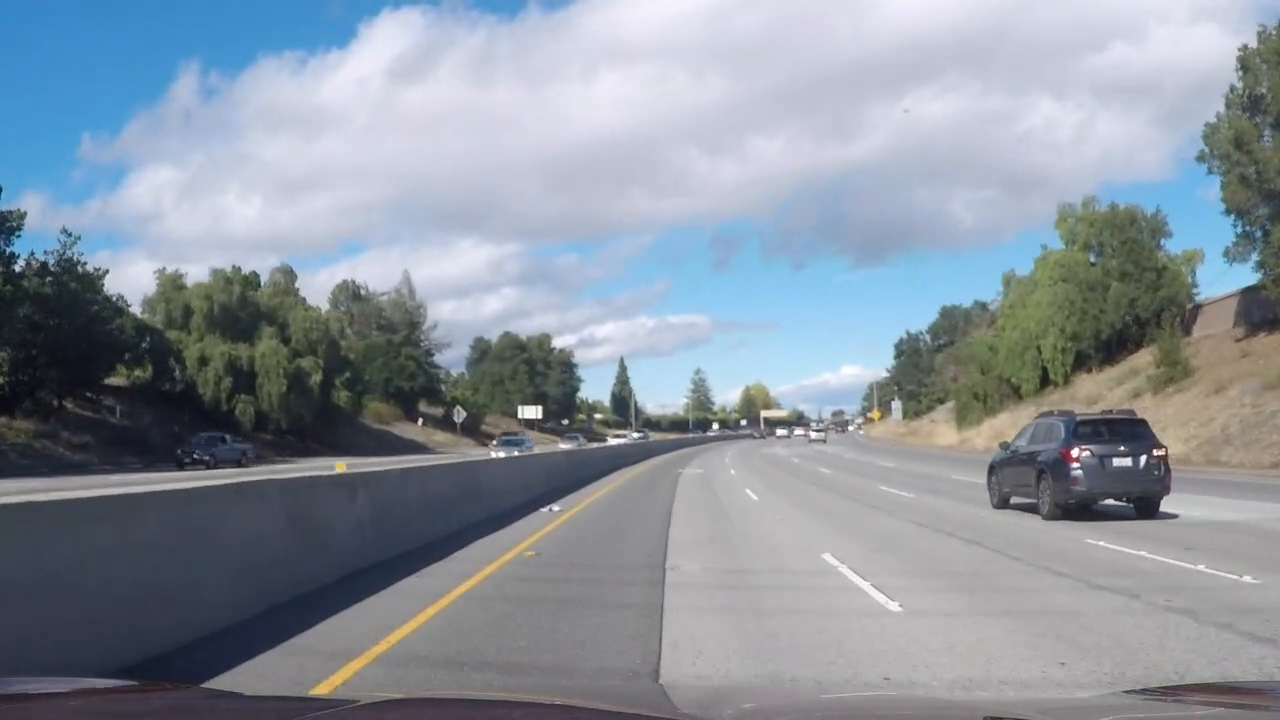
#> input picture test_images/test15.jpg, 1280 x 720 px
$ jupyter execute --allow-errors 'Interactive Sobel.ipynb'   (shell and % lines are left out)   (older library calls are emulated)
#> lines starting #> are read from the running program, lines starting #| are printed output that depends on the picture; after the words box and inside, x2 and y2 are one past the last pixel; in counts of white or black regions, pixels touching at a corner belong together
#> the sliders are set to lower = 0, upper = 1.5707963267948966
[cell 1]
import numpy as np
import matplotlib.pyplot as plt
from scipy.misc import imread, imresize
import cv2

from ipywidgets import widgets, interactive, FloatSlider, IntSlider

[cell 2]
def abs_sobel_thresh(img_ch, orient='x', sobel_kernel=3, thresh=(0., 1.)):
    if orient == 'x':
        axis = (1, 0)
    elif orient == 'y':
        axis = (0, 1)
    else:
        raise ValueError('orient has to be "x" or "y" not "%s"' % orient)

    sobel = cv2.Sobel(img_ch, cv2.CV_64F, *axis, ksize=sobel_kernel)
    abs_s = np.absolute(sobel)

    binary_output = np.zeros(abs_s.shape)
    binary_output[(abs_s >= thresh[0]) & (abs_s <= thresh[1])] = 1

    return abs_s


def gradient_magnitude_thresh(sobel_x, sobel_y):
    abs_grad_mag = np.sqrt(sobel_x ** 2 + sobel_y ** 2)
    return abs_grad_mag


def gradient_direction_thresh(sobel_x, sobel_y, thresh=(0, np.pi / 2)):
    with np.errstate(divide='ignore', invalid='ignore'):
        abs_grad_dir = np.absolute(np.arctan(sobel_y / sobel_x))
        max_val = np.nanmax(abs_grad_dir)
        abs_grad_dir[np.isnan(abs_grad_dir)] = max_val
        dir_binary = np.zeros(abs_grad_dir.shape)
        abs_grad_dir = abs_grad_dir / max_val
        dir_binary[(abs_grad_dir >= thresh[0]) & (abs_grad_dir <= thresh[1])] = 1

    return abs_grad_dir

#> (a cell that did not finish here is left out)

#> (a cell that did not finish here is left out)

#> (a cell that did not finish here is left out)

[cell 6]
def thresh(lower, upper):
#> the sliders are set to lower = 0, upper = 1.5707963267948966, r = False, g = False, b = False, y = False, u = True, v = True, h = False, l = False, s = True
    gray = np.mean(img, 2)
    x = abs_sobel_thresh(gray, orient='x')
    y = abs_sobel_thresh(gray, orient='y')
    dir = gradient_direction_thresh(x, y)
    dir_binary = np.zeros(gray.shape)
    dir_binary[(dir >= lower) & (dir <= upper)] = 1
    plt.imshow(dir_binary, cmap='gray')

#> (a cell that did not finish here is left out)

[cell 8]
def dir_thresh(lower, upper, r, g, b, y, u, v, h, l, s):
#> the sliders are set to lower = 0, upper = 1, lower_dir = 0, upper_dir = 1.5707963267948966, r = False, g = False, b = False, y = False, u = True, v = True, h = False, l = False, s = True
    yuv = cv2.cvtColor(img, cv2.COLOR_RGB2YUV)
    yuv = 255-yuv
    hls = cv2.cvtColor(img, cv2.COLOR_RGB2HLS)

    nb_ch = sum([r, g, b, y, u, v, h, l, s])
    ch = np.zeros((*img.shape[:-1], nb_ch))
    i = 0
    if r:
        ch[:,:,i] = img[:,:,0]
        i += 1
    if g:
        ch[:,:,i] = img[:,:,1]
        i += 1
    if b:
        ch[:,:,i] = img[:,:,2]
        i += 1

    if y:
        ch[:,:,i] = yuv[:,:,0]
        i += 1
    if u:
        ch[:,:,i] = yuv[:,:,1]
        i += 1
    if v:
        ch[:,:,i] = yuv[:,:,2]
        i += 1

    if h:
        ch[:,:,i] = hls[:,:,0]
        i += 1
    if l:
        ch[:,:,i] = hls[:,:,1]
        i += 1
    if s:
        ch[:,:,i] = hls[:,:,2]
        i += 1


    gray = np.mean(ch, 2)
    x = abs_sobel_thresh(gray, orient='x')
    y = abs_sobel_thresh(gray, orient='y')
    dir = gradient_direction_thresh(x, y)
    dir_binary = np.zeros(gray.shape)
    dir_binary[(dir >= lower) & (dir <= upper)] = 1
    plt.imshow(dir_binary, cmap='gray')

#> (a cell that did not finish here is left out)

[cell 10]
def mag_thresh(lower, upper, lower_dir, upper_dir, r, g, b, y, u, v, h, l, s):
#> the sliders are set to lower = 0, upper = 1, lower_dir = 0, upper_dir = 1.5707963267948966, r = False, g = False, b = False, y = False, u = True, v = True, h = False, l = False, s = True
    yuv = cv2.cvtColor(img, cv2.COLOR_RGB2YUV)
    yuv = 255-yuv
    hls = cv2.cvtColor(img, cv2.COLOR_RGB2HLS)

    nb_ch = sum([r, g, b, y, u, v, h, l, s])
    ch = np.zeros((*img.shape[:-1], nb_ch))
    i = 0
    if r:
        ch[:,:,i] = img[:,:,0]
        i += 1
    if g:
        ch[:,:,i] = img[:,:,1]
        i += 1
    if b:
        ch[:,:,i] = img[:,:,2]
        i += 1

    if y:
        ch[:,:,i] = yuv[:,:,0]
        i += 1
    if u:
        ch[:,:,i] = yuv[:,:,1]
        i += 1
    if v:
        ch[:,:,i] = yuv[:,:,2]
        i += 1

    if h:
        ch[:,:,i] = hls[:,:,0]
        i += 1
    if l:
        ch[:,:,i] = hls[:,:,1]
        i += 1
    if s:
        ch[:,:,i] = hls[:,:,2]
        i += 1


    gray = np.mean(ch, 2).astype(np.float32)/255
    x = abs_sobel_thresh(gray, orient='x')
    y = abs_sobel_thresh(gray, orient='y')
    mag = gradient_magnitude_thresh(x, y)
    dir = gradient_direction_thresh(x, y)
    #mag = mag/mag.max()

    binary = np.zeros(mag.shape)
    binary[(mag >= lower) & (mag <= upper) & (dir >= lower_dir) & (dir <= upper_dir)] = 1
    plt.imshow(binary, cmap='gray')

#> (a cell that did not finish here is left out)

#> (a cell that did not finish here is left out)

#> the sliders are set to x = True, lower = 0, upper = 1, r = False, g = False, b = False, y = False, u = True, v = True, h = False, l = False, s = True

[cell 13]
def sobel_thresh(lower, upper, x, r, g, b, y, u, v, h, l, s):
    yuv = cv2.cvtColor(img, cv2.COLOR_RGB2YUV)
    yuv = 255-yuv
    hls = cv2.cvtColor(img, cv2.COLOR_RGB2HLS)

    nb_ch = sum([r, g, b, y, u, v, h, l, s])
    ch = np.zeros((*img.shape[:-1], nb_ch))
    i = 0
    if r:
        ch[:,:,i] = img[:,:,0]
        i += 1
    if g:
        ch[:,:,i] = img[:,:,1]
        i += 1
    if b:
        ch[:,:,i] = img[:,:,2]
        i += 1

    if y:
        ch[:,:,i] = yuv[:,:,0]
        i += 1
    if u:
        ch[:,:,i] = yuv[:,:,1]
        i += 1
    if v:
        ch[:,:,i] = yuv[:,:,2]
        i += 1

    if h:
        ch[:,:,i] = hls[:,:,0]
        i += 1
    if l:
        ch[:,:,i] = hls[:,:,1]
        i += 1
    if s:
        ch[:,:,i] = hls[:,:,2]
        i += 1


    gray = np.mean(ch, 2).astype(np.float32)/255
    if x:
        orient='x'
    else:
        orient='y'
    s = abs_sobel_thresh(gray, orient=orient)
    #s = s/s.max()

    #s_binary = np.zeros(s.shape)
    s[(s < lower) | (s > upper)] = 0
    plt.imshow(s, cmap='gray')

#> (a cell that did not finish here is left out)

#> (a cell that did not finish here is left out)

[cell 16]
def extract_white(t1, t2, t3, yuv, hls):
    mask = np.copy(img)
    if yuv:
        mask = cv2.cvtColor(mask, cv2.COLOR_RGB2YUV)
        mask = 255-mask

    if hls:
        mask = cv2.cvtColor(mask, cv2.COLOR_RGB2HLS)
    mask = cv2.inRange(img, (t1, t2, t3), (255, 255, 255))

    plt.imshow(mask, cmap='gray')

[cell 17]
img = imread('test_images/test15.jpg')
#> img is the input picture: shape (720, 1280, 3); mean R, G, B 138.1, 147.6, 158.3
#img = (0.299*img[:,:,0] + 0.587*img[:,:,1] + 0.114*img[:,:,2])
img = img[400:,:]
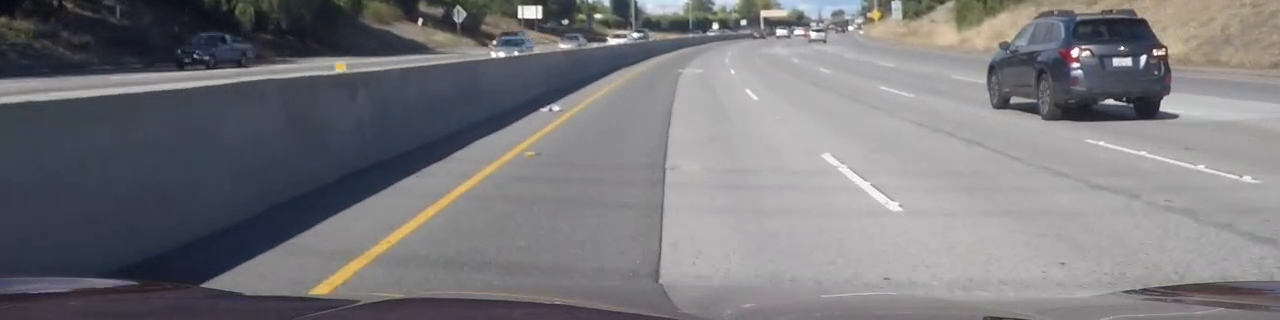
#> img: shape (320, 1280, 3); mean R, G, B 120.6, 120.3, 124
p = int(np.percentile(img, 99.9)-30)
#> p = 214
mask = cv2.inRange(img, (p, 1, 1), (255, 255, 255))
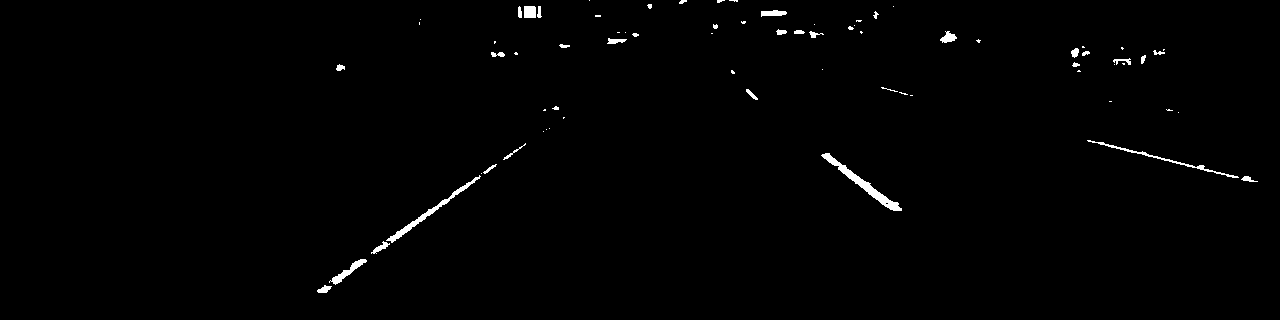
#> mask: shape (320, 1280); 0.86% white; 73 white regions (40 under 20 px), largest, box (x1, y1, x2, y2) and area: (821, 153, 902, 211) 685, (386, 175, 481, 243) 506, (1087, 140, 1239, 178) 350
plt.imshow(mask, cmap='gray')

[cell 18]
interactive(extract_white,
            t1=IntSlider(min=0, max=255, step=1,value=0),
            t2=IntSlider(min=0, max=255, step=1,value=0),
            t3=IntSlider(min=0, max=255, step=1,value=0),
            yuv=False,
            hls=False)
#> the sliders are set to t1 = 0, t2 = 0, t3 = 0, yuv = False, hls = False
#> in extract_white, `mask = cv2.inRange(img, (t1, t2, t3), (255, 255, 255))`: mask: shape (320, 1280); every value is 255

$ run again, with test_images/test10.jpg copied over test_images/test15.jpg
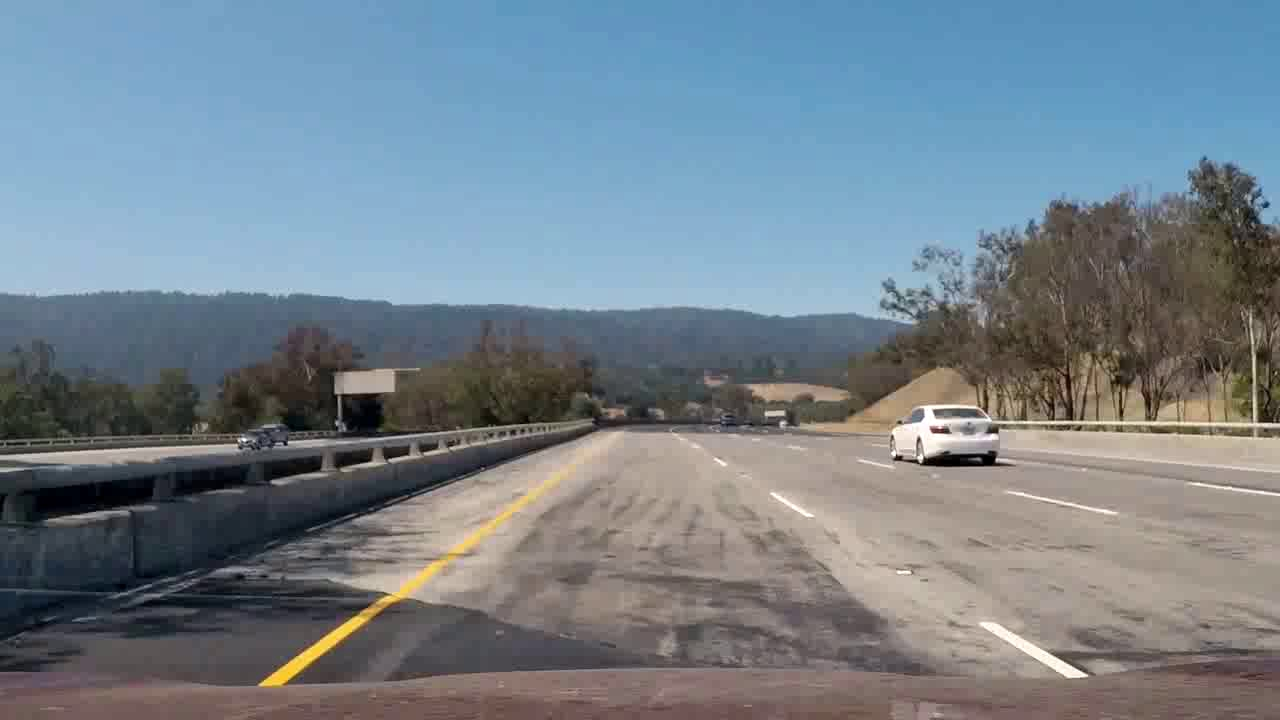
#> input picture test_images/test10.jpg, 1280 x 720 px
#> img is the input picture: shape (720, 1280, 3); mean R, G, B 116.6, 129.9, 140
#> `img = img[400:,:]`:
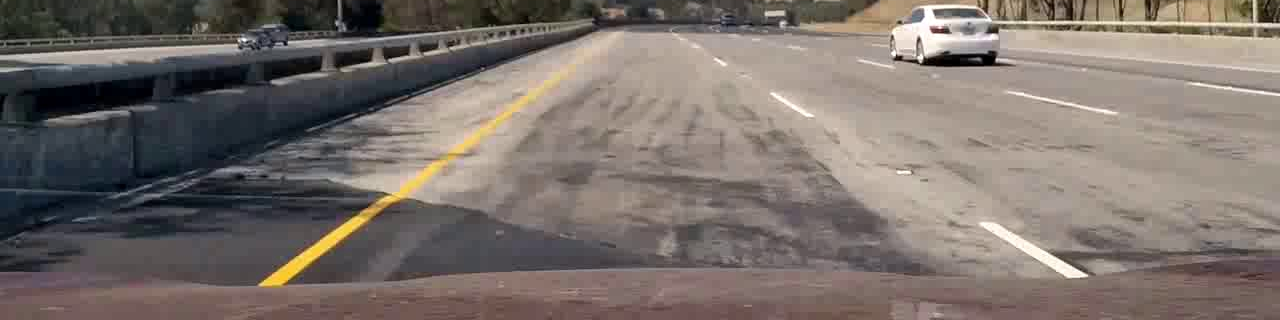
#> img: shape (320, 1280, 3); mean R, G, B 121.6, 112.2, 106.6
#> p = 225
#> `mask = cv2.inRange(img, (p, 1, 1), (255, 255, 255))`:
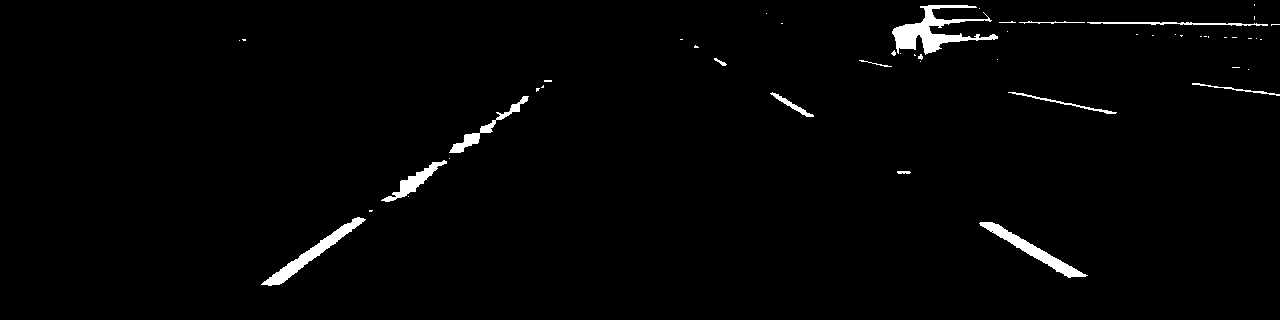
#> mask: shape (320, 1280); 1.6% white; 51 white regions (37 under 20 px), largest, box (x1, y1, x2, y2) and area: (892, 5, 998, 55) 1847, (261, 217, 366, 286) 1180, (979, 222, 1088, 278) 1109

$ run again, with test_images/test11.jpg copied over test_images/test15.jpg
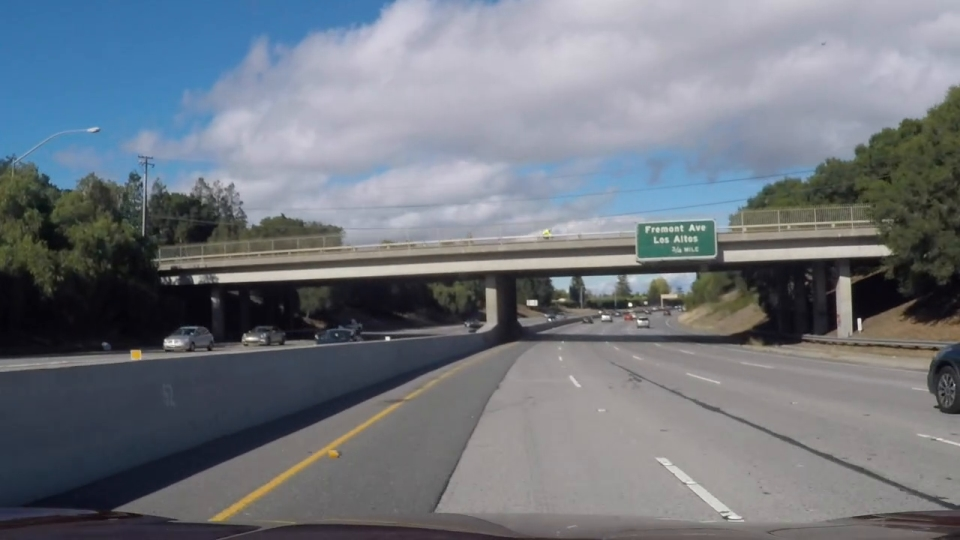
#> input picture test_images/test11.jpg, 960 x 540 px
#> img is the input picture: shape (540, 960, 3); mean R, G, B 112.6, 118.4, 126.8
#> `img = img[400:,:]`:
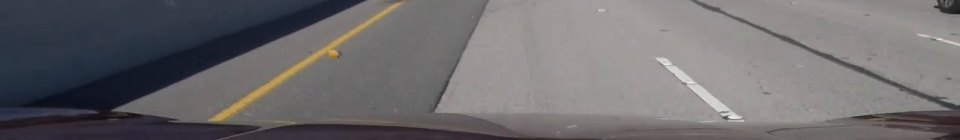
#> img: shape (140, 960, 3); mean R, G, B 109.5, 107.4, 109.4
#> p = 181
#> `mask = cv2.inRange(img, (p, 1, 1), (255, 255, 255))`:
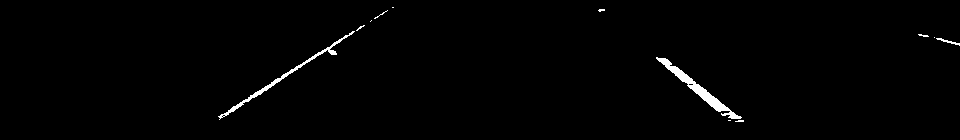
#> mask: shape (140, 960); 1.1% white; 12 white regions (9 under 20 px), largest, box (x1, y1, x2, y2) and area: (656, 57, 742, 119) 754, (218, 31, 355, 120) 530, (936, 38, 960, 46) 53

$ run again, with test_images/test12.jpg copied over test_images/test15.jpg
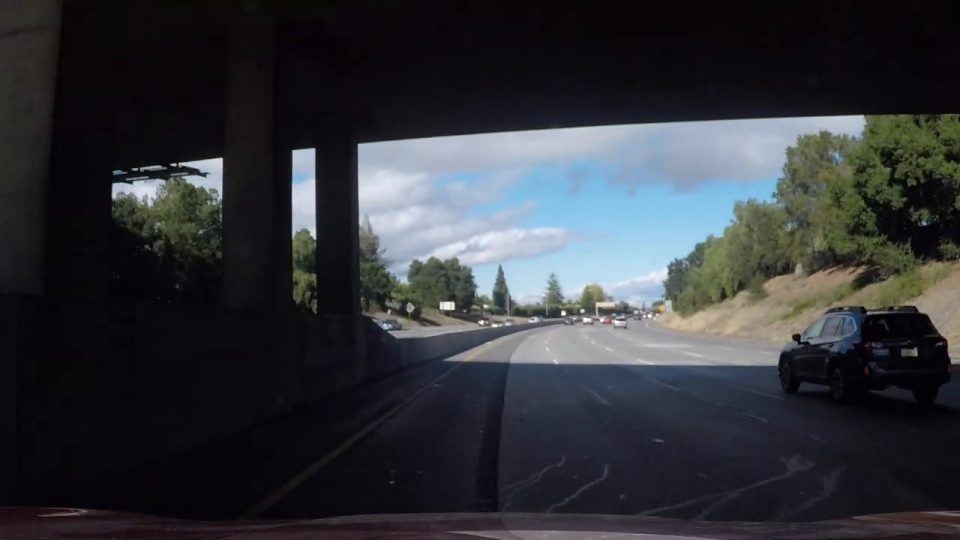
#> input picture test_images/test12.jpg, 960 x 540 px
#> img is the input picture: shape (540, 960, 3); mean R, G, B 50.3, 52.4, 57.4
#> `img = img[400:,:]`:
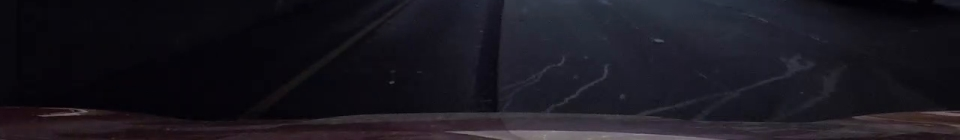
#> img: shape (140, 960, 3); mean R, G, B 25.7, 23.4, 31.5
#> p = 96
#> `mask = cv2.inRange(img, (p, 1, 1), (255, 255, 255))`:
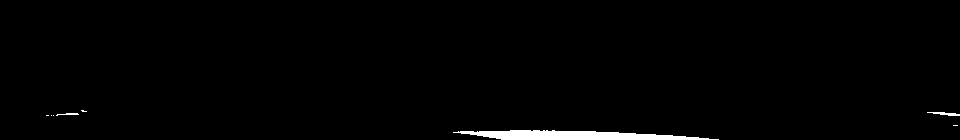
#> mask: shape (140, 960); 1.4% white; 8 white regions (5 under 20 px), largest, box (x1, y1, x2, y2) and area: (453, 130, 719, 140) 1735, (927, 112, 960, 116) 73, (56, 113, 79, 116) 36
